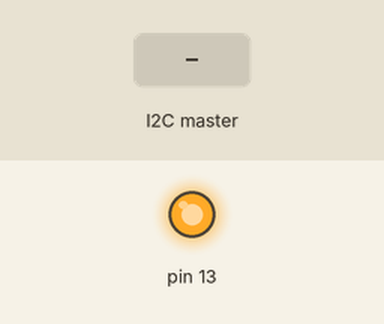
Recording of a sketch running on a simulated Arduino Uno, built with avr-gcc and run on an emulated ATmega328P. Shown: output pins drawn as LEDs (lit = HIGH). The test bench sets the inputs (shaded band). What the sketch prints to the serial monitor is not drawn.

Above: at 0.1 s.
At 2.2 s:
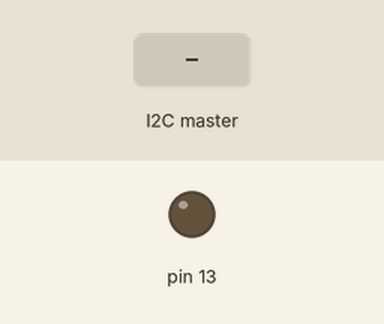
2.3 s: the I2C master sends the byte 1
3.8 s: the I2C master sends the byte 0
5.3 s: the I2C master sends the byte 2
Timing chart, 0 to 8.3 s (numbered marks = the images above; inputs shaded):
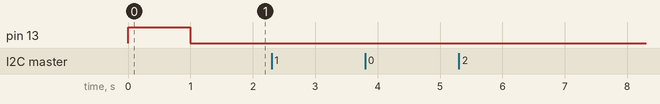

The sketch:

arduino_I2C.ino
```cpp
#include <Wire.h>

// Cell voltage variables
double cell_voltage[5] = {1.234, 2.345, 3.456, 4.567, 5.678};

void setup() {
  Wire.begin(1);                /* join i2c bus with address 1 */
  Wire.onReceive(receiveEvent); /* register receive event */
  Wire.onRequest(requestEvent); /* register request event */
  Serial.begin(9600);           /* start serial for debug */

  //Flash LED on initialization
  pinMode(13, OUTPUT);
  digitalWrite(13, HIGH);
  delay(1000);
  digitalWrite(13, LOW);
}

void loop() {
  delay(100);
}

// function that executes whenever data is received from master
void receiveEvent(int howMany) {
  while (0 <Wire.available()) {
    char c = Wire.read();      /* receive byte as a character */
    Serial.print(c);           /* print the character */
  }
  Serial.println();             /* to newline */
}

// function that executes whenever data is requested from master
void requestEvent() {

  //Message to send
  byte data_array[10] = {0};
  int data_array_index = 0;

  //Load cell voltages
  for (int i=0; i<5; i++)
  {
    data_array[data_array_index] = int(cell_voltage[i] * 10);
    data_array_index++;
    data_array[data_array_index] = int(cell_voltage[i] * 1000) - (int(cell_voltage[i] * 10)*100);
    data_array_index++;
  }

  Wire.write(data_array, 10);  /*send string on request */
}
```

Measured:
- after the input at 2.3 s, every drawn part: stays the same
- after the input at 3.8 s, every drawn part: stays the same
- after the input at 5.3 s, every drawn part: stays the same
